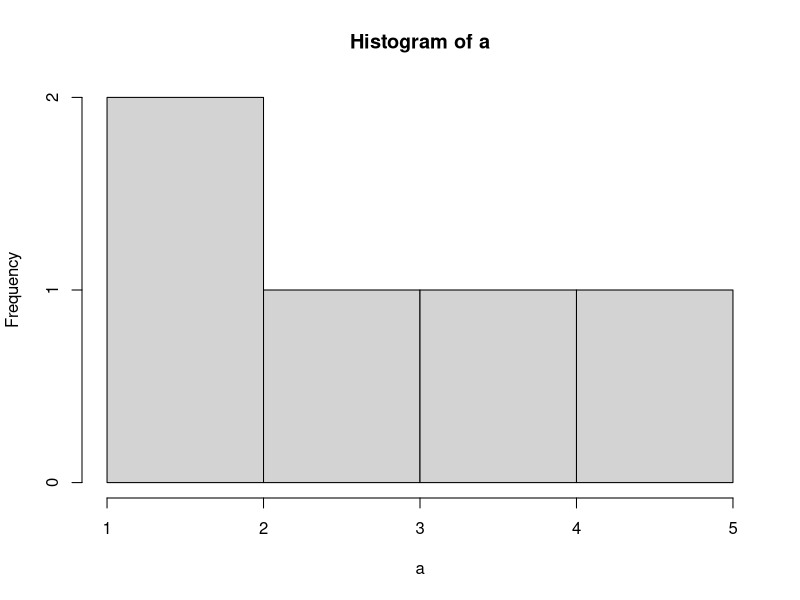
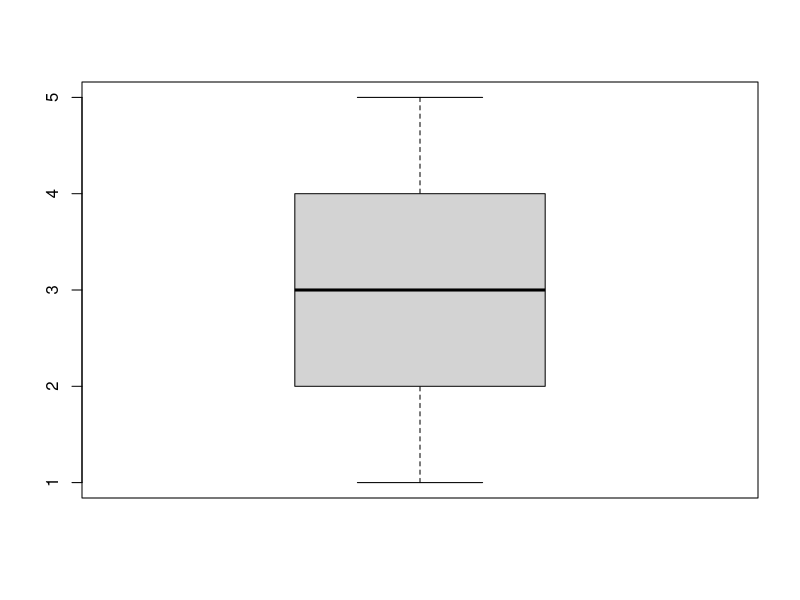

Generate these figures, in order, with R:
# 25 January 2023
a = c(1:5)
b = c(2,3,4,5,7)
c = c('CHE')

typeof(c)
typeof(a)

cbind(a,b)
cbind.data.frame(input = a, output = b)

# in case of a figure margins too large error, you make the plot area larger than initially
# this is when RStudio is unable to render the plot in the Plot Window

m = matrix(c(1,2,3, 11, 12, 13), 
           nrow = 2, ncol = 3, 
           byrow = TRUE, 
           dimnames = list(
                        c("Data 1", "Data 2"), 
                        c("C1", "C2", "C3"))
           )


# common statistical terms, and their usage on a vector
hist(a)
boxplot(a)
mean(a)
median(a)
sd(a)

# Regression analysis

model1 = lm(b~a)
anova(model1)


